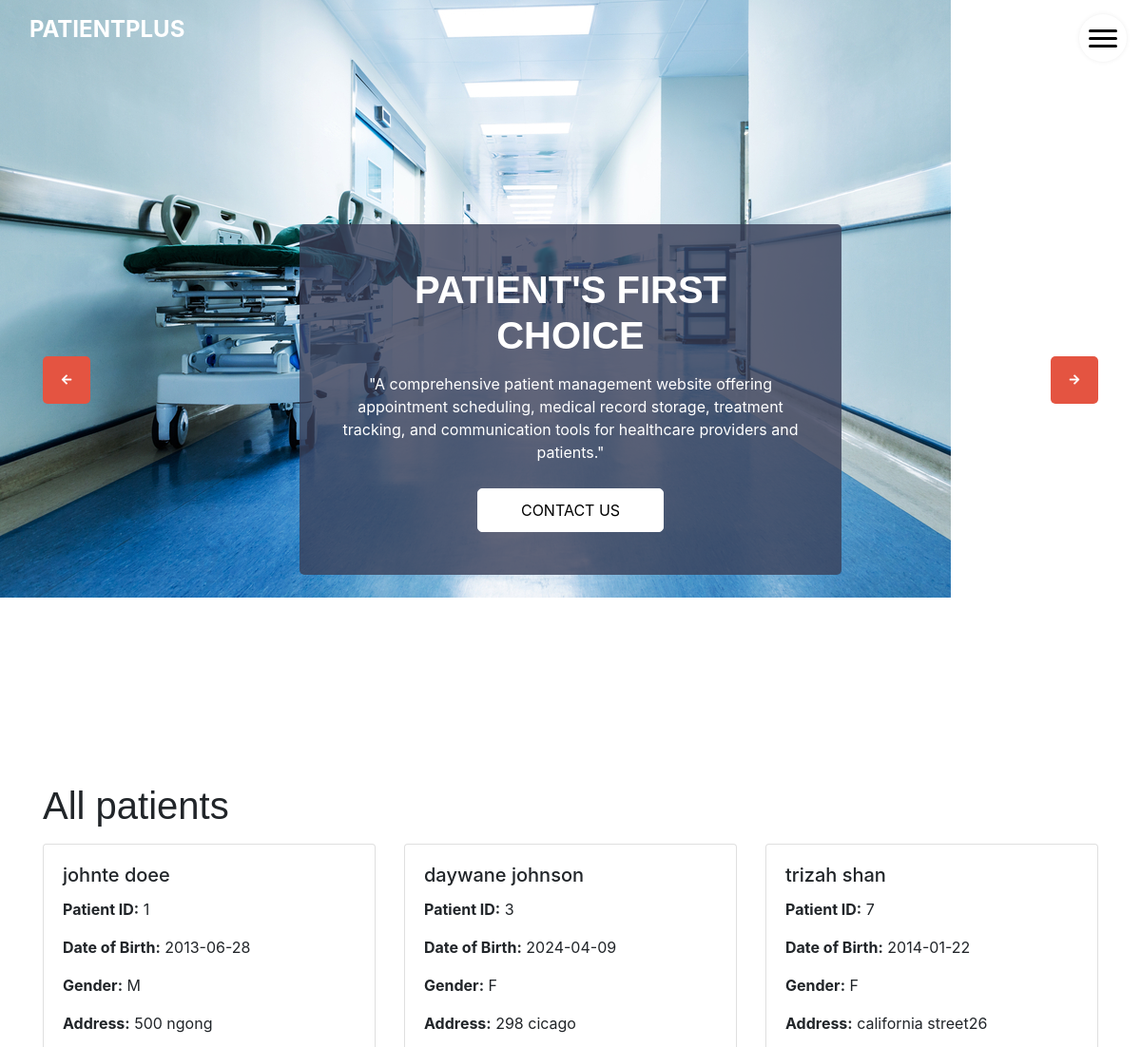
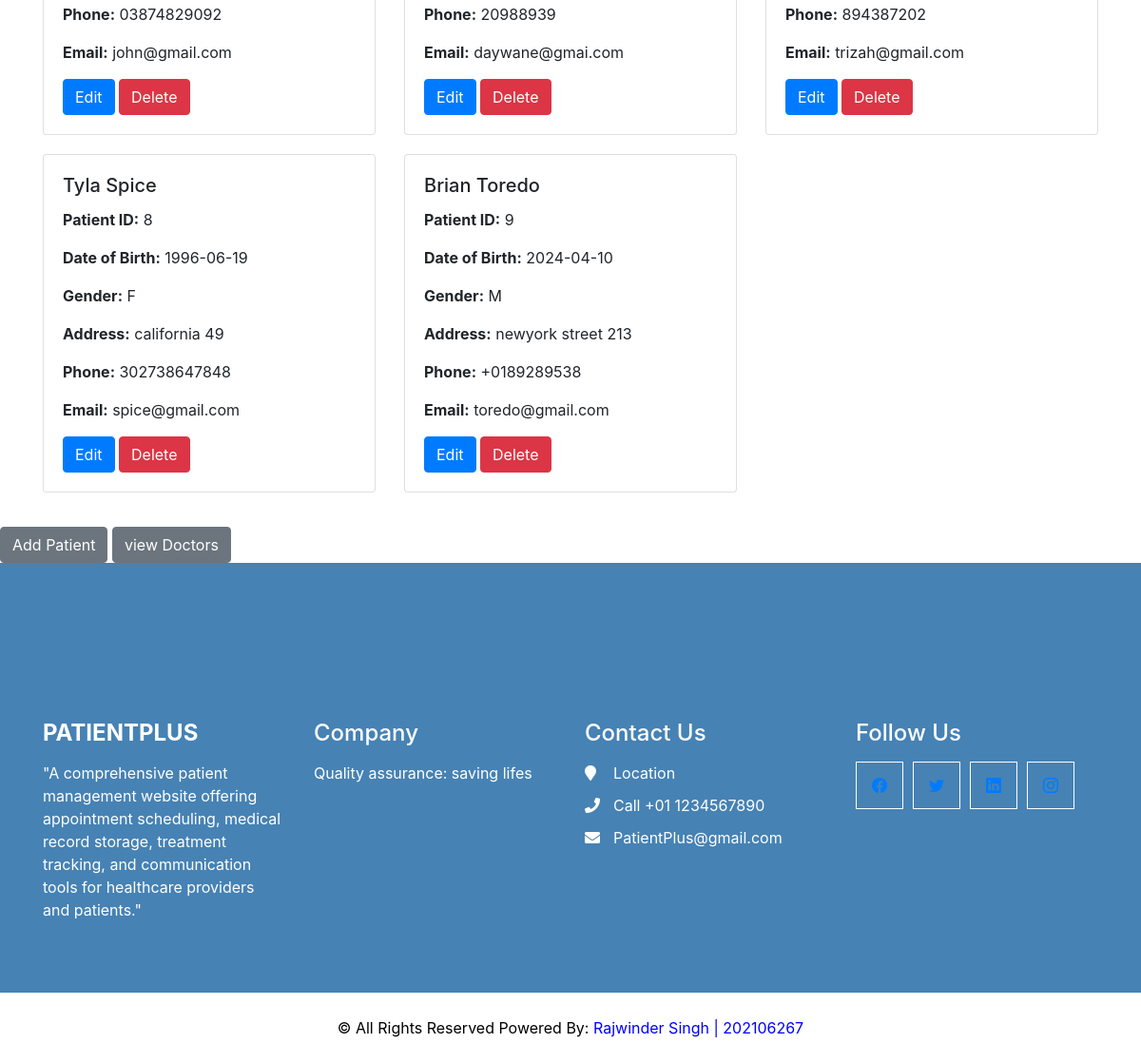
The page /read_patients.php on the database its author committed (2 pictures, top to bottom).
### tables this page shows
CREATE TABLE `patients` (
  `PatientID` int(11) NOT NULL,
  `FirstName` varchar(255) NOT NULL,
  `LastName` varchar(255) NOT NULL,
  `DateOfBirth` date NOT NULL,
  `Gender` char(1) DEFAULT NULL,
  `Address` varchar(255) DEFAULT NULL,
  `Phone` varchar(20) DEFAULT NULL,
  `Email` varchar(255) DEFAULT NULL
);

### read_patients.php (the view, shortened to what this page needs)
<?php
include 'config.php';
include 'layout.php';
$result = $conn->query("SELECT * FROM patients");
if ($result) {
    $patients = array();
    while ($row = $result->fetch_assoc()) {
        $patients[] = $row;
    }
} else {
    echo "Error: " . $conn->error;
}
?>
<!DOCTYPE html>
<html lang="en">
<head>
    <link rel="stylesheet" href="https://maxcdn.bootstrapcdn.com/bootstrap/4.5.2/css/bootstrap.min.css">
</head>
<body>
<div class="container">
    <h1 class="mt-4 mb-3">All patients</h1>
    <div class="row">
        <?php foreach($patients as $patient): ?>
            <div class="col-md-4">
                <div class="card">
                    <div class="card-body">
                        <h5 class="card-title"><?php echo $patient['FirstName'] . ' ' . $patient['LastName']; ?></h5>
                        <p class="card-text"><strong>Patient ID:</strong> <?php echo $patient['PatientID']; ?></p>
                        <p class="card-text"><strong>Date of Birth:</strong> <?php echo $patient['DateOfBirth']; ?></p>
                        <p class="card-text"><strong>Gender:</strong> <?php echo $patient['Gender']; ?></p>
                        <p class="card-text"><strong>Address:</strong> <?php echo $patient['Address']; ?></p>
                        <p class="card-text"><strong>Phone:</strong> <?php echo $patient['Phone']; ?></p>
                        <p class="card-text"><strong>Email:</strong> <?php echo $patient['Email']; ?></p>
                        <a href="edit_patient.php?id=<?php echo $patient['PatientID']; ?>" class="btn btn-primary">Edit</a>
                        <a href="delete_patient.php?id=<?php echo $patient['PatientID']; ?>" class="btn btn-danger">Delete</a>
                    </div>
                </div>
            </div>
        <?php endforeach; ?>
    </div>
</div>
<a href="add_newpatient.php" class="btn btn-secondary mt-3">Add Patient</a>
<a href="read_doctors.php" class="btn btn-secondary mt-3">view Doctors</a>
<?php
include 'footer.php';
?>
</body>
</html>

### layout.php (shortened to what this page needs)
<!DOCTYPE html>
<html>
<head>
    <link rel="stylesheet" type="text/css" href="css/bootstrap.css" />
    <link rel="stylesheet" href="css/ekko-lightbox.css" />
    <link href="css/font-awesome.min.css" rel="stylesheet" />
    <link href="css/style.css" rel="stylesheet" />
    <link href="css/patients.css" rel="stylesheet" />
</head>
<body>
<header class="header_section">
    <div class="container-fluid">
        <nav class="navbar navbar-expand-lg custom_nav-container">
            <a class="navbar-brand" href="index.php">
          <span>
            PatientPlus
          </span>
            </a>
            <div class="" id="">
                <div class="custom_menu-btn">
                    <button onclick="openNav()">
                        <span class="s-1"> </span>
                        <span class="s-2"> </span>
                        <span class="s-3"> </span>
                    </button>
                </div>
            </div>
        </nav>
    </div>
</header>
<section class="slider_section position-relative">
    <div id="customCarousel1" class="carousel slide" data-ride="carousel">
        <div class="carousel-inner">
            <div class="carousel-item active">
                <div class="img_container">
                    <div class="img-box">
                        <img src="img/hospital.jpg" class="" alt="...">
                    </div>
                </div>
            </div>
        </div>
        <div class="carousel_btn_box">
            <a class="carousel-control-prev" href="#customCarousel1" role="button" data-slide="prev">
                <i class="fa fa-arrow-left" aria-hidden="true"></i>
            </a>
            <a class="carousel-control-next" href="#customCarousel1" role="button" data-slide="next">
                <i class="fa fa-arrow-right" aria-hidden="true"></i>
            </a>
        </div>
    </div>
    <div class="detail-box">
        <div class="col-md-8 col-lg-6 mx-auto">
            <div class="inner_detail-box">
                <h1>
                    PATIENT'S FIRST  <br>
                    Choice
                </h1>
                <p>
                    "A comprehensive patient management website offering appointment scheduling, medical record storage,
                    treatment tracking, and communication tools for healthcare providers and patients."
                </p>
                <div>
                    <a href="" class="slider-link">
                        CONTACT US
                    </a>
                </div>
            </div>
        </div>
    </div>
</section>
</body>
</html>

### footer.php (shortened to what this page needs)
<!doctype html>
<html class="no-js" lang="zxx">
<head>
    <link href="https://cdn.jsdelivr.net/npm/bootstrap-icons@1.7.0/font/bootstrap-icons.css" rel="stylesheet">
    <link href="https://cdnjs.cloudflare.com/ajax/libs/font-awesome/5.15.4/css/all.min.css" rel="stylesheet">
    <link href="https://stackpath.bootstrapcdn.com/bootstrap/4.5.2/css/bootstrap.min.css" rel="stylesheet">
    <link rel="stylesheet" href="css/about.css">
</head>
<body>
<section class="info_section ">
    <div class="container">
        <div class="row info_main_row">
            <div class="col-md-6 col-lg-3">
                <div class="info_insta">
                    <h4>
                        <a href="index.html" class="navbar-brand m-0 p-0">
                <span>
                  PatientPlus
                </span>
                        </a>
                    </h4>
                    <p class="mb-0">
                        "A comprehensive patient management website offering appointment scheduling, medical record storage, treatment tracking, and communication tools for healthcare providers and patients."
                    </p>
                </div>
            </div>
            <div class="col-md-6 col-lg-3">
                <div class="info_detail">
                    <h4>
                        Company
                    </h4>
                    <p class="mb-0">
                        Quality assurance: saving lifes
                    </p>
                </div>
            </div>
            <div class="col-md-6 col-lg-3">
                <h4>
                    Contact Us
                </h4>
                <div class="info_contact">
                    <a href="">
                        <i class="fa fa-map-marker" aria-hidden="true"></i>
                        <span>
                Location
              </span>
                    </a>
                    <a href="">
                        <i class="fa fa-phone" aria-hidden="true"></i>
                        <span>
                Call +01 1234567890
              </span>
                    </a>
                    <a href="">
                        <i class="fa fa-envelope"></i>
                        <span>
                PatientPlus@gmail.com
              </span>
                    </a>
                </div>
            </div>
            <div class="col-md-6 col-lg-3">
                <h4>
                    Follow Us
                </h4>
                <div class="social_box">
                    <a href="#" class="text-primary">
                        <i class="bi bi-facebook"></i>
                    </a>
                    <a href="#" class="text-primary">
                        <i class="bi bi-twitter"></i>
                    </a>
                    <a href="#" class="text-primary">
                        <i class="bi bi-linkedin"></i>
                    </a>
                    <a href="#" class="text-primary">
                        <i class="bi bi-instagram"></i>
                    </a>
                </div>
            </div>
        </div>
    </div>
</section>
<footer class="footer_section">
    <div class="container">
        <p>
            &copy; <span id="displayYear"></span>All Rights Reserved Powered By:
            <a style="color:blue;" href="#">Rajwinder Singh | 202106267</a>
        </p>
    </div>
</footer>
</body>
</html>

### css/style.css (style rules this page uses)
body { font-family: "Poppins", sans-serif; color: #0c0c0c; background-color: #ffffff; overflow-x: hidden; }
h1, h2 { font-family: "octin sports", sans-serif; }
.header_section { position: absolute; top: 0; width: 100%; z-index: 9; }
.custom_nav-container { padding: 10px 0; }
.custom_menu-btn { position: fixed; right: 15px; top: 15px; width: 50px; height: 50px; }
.custom_menu-btn::before { content: ""; position: absolute; top: 0; right: 0; width: 100%; height: 100%; background-color: white; -webkit-box-shadow: 0 0 5px 0 rgba(0, 0, 0, 0.07); box-shadow: 0 0 5px 0 rgba(0, 0, 0, 0.07); z-index: 7; border-radius: 100%; -webkit-transition: all .3s; transition: all .3s; }
.custom_menu-btn button { width: 50px; height: 50px; outline: none; border: none; border-radius: 100%; display: -webkit-box; display: -ms-flexbox; display: flex; -webkit-box-orient: vertical; -webkit-box-direction: normal; -ms-flex-direction: column; flex-direction: column; -webkit-box-align: center; -ms-flex-align: center; align-items: center; -webkit-box-pack: center; -ms-flex-pack: center; justify-content: center; background-color: transparent; position: relative; z-index: 999; margin: 0; }
.custom_menu-btn button span { display: block; width: 30px; height: 3px; background-color: #000000; margin: 2.5px 0; -webkit-transition: all 0.3s; transition: all 0.3s; border-radius: 15px; }
.custom_menu-btn .s-2 { -webkit-transition: all 0.1s; transition: all 0.1s; }
a, a:hover, a:focus { text-decoration: none; }
.btn, .btn:focus { outline: none !important; -webkit-box-shadow: none; box-shadow: none; }
.navbar-brand span { font-size: 24px; font-weight: 700; color: #ffffff; text-transform: uppercase; }
.slider_section { min-height: 100vh; -webkit-box-flex: 1; -ms-flex: 1; flex: 1; display: -webkit-box; display: -ms-flexbox; display: flex; -webkit-box-align: center; -ms-flex-align: center; align-items: center; position: relative; text-align: center; padding: 115px 0 75px 0; }
.slider_section #customCarousel1 { position: absolute; top: 0; left: 0; width: 100%; height: 100%; overflow: hidden; }
.slider_section #customCarousel1 .carousel-inner, .slider_section #customCarousel1 .carousel-item, .slider_section #customCarousel1 .img_container { height: 100%; }
.slider_section #customCarousel1 .img_container { display: -webkit-box; display: -ms-flexbox; display: flex; -webkit-box-pack: start; -ms-flex-pack: start; justify-content: flex-start; -webkit-box-align: start; -ms-flex-align: start; align-items: flex-start; height: 100%; width: 100%; }
.slider_section .detail-box { position: relative; width: 100%; z-index: 4; }
.slider_section .detail-box .inner_detail-box { background-color: rgba(58, 63, 88, 0.8); color: #ffffff; padding: 45px; border-radius: 5px; }
.slider_section .detail-box h1 { font-weight: bold; text-transform: uppercase; }
.slider_section .detail-box p { margin-top: 15px; }
.slider_section .detail-box .slider-link { display: inline-block; padding: 10px 45px; background-color: #ffffff; color: #000000; border-radius: 5px; border: 1px solid #ffffff; -webkit-transition: all .2s; transition: all .2s; margin-top: 10px; }
.slider_section .img-box img { min-width: 100%; min-height: 100%; }
.slider_section .img-box::before { content: ""; position: absolute; top: 0; left: 0; width: 100%; height: 100%; }
.slider_section .carousel-control-prev, .slider_section .carousel-control-next { width: 50px; height: 50px; z-index: 5; opacity: 1; border-radius: 5px; font-size: 12px; background-color: #e45441; color: white; -webkit-transform: translateY(-50%); transform: translateY(-50%); }
.slider_section .carousel-control-prev { left: 45px; top: 50%; }
.slider_section .carousel-control-next { right: 45px; top: 50%; }

### css/patients.css (style rules this page uses)
@media (min-width: 1200px) { .container { max-width: 1170px; } }

### read_patients.php (style rules this page uses)
.card { margin-bottom: 20px; }

### rows shown on the page
patients: FirstName "johnte", LastName "doee", PatientID "1", DateOfBirth "2013-06-28", Gender "M", Address "500 ngong", Phone "03874829092", Email "john@gmail.com"
patients: FirstName "daywane", LastName "johnson", PatientID "3", DateOfBirth "2024-04-09", Gender "F", Address "298 cicago", Phone "20988939", Email "daywane@gmai.com"
patients: FirstName "trizah", LastName "shan", PatientID "7", DateOfBirth "2014-01-22", Gender "F", Address "california street26", Phone "894387202", Email "trizah@gmail.com"
patients: FirstName "Tyla", LastName "Spice", PatientID "8", DateOfBirth "1996-06-19", Gender "F", Address "california 49", Phone "302738647848", Email "spice@gmail.com"
patients: FirstName "Brian", LastName "Toredo", PatientID "9", DateOfBirth "2024-04-10", Gender "M", Address "newyork street 213", Phone "+0189289538", Email "toredo@gmail.com"
